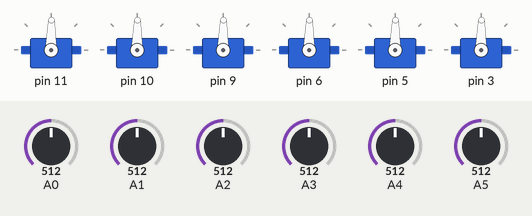
This sketch was run on a simulated Arduino Uno, built with avr-gcc and run on an emulated ATmega328P. Shown: 6 × servo. The inputs (shaded band) are chosen by the test bench; at power-on: A0 = 512, A1 = 512, A2 = 512, A3 = 512, A4 = 512, A5 = 512.

Above: at 1.2 s.
1.3 s: A0 set to 716
At 1.7 s:
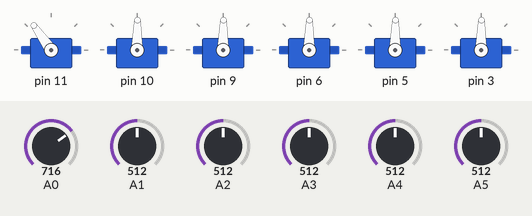
2.8 s: A1 set to 716
At 3.6 s:
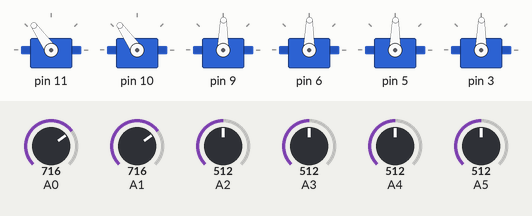
4.3 s: A2 set to 716
At 5.5 s:
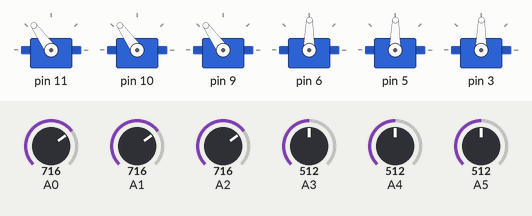
5.8 s: A3 set to 716
At 6.3 s:
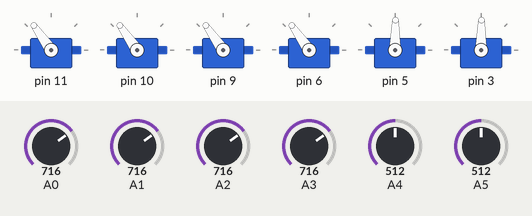
7.3 s: A4 set to 716
At 7.7 s:
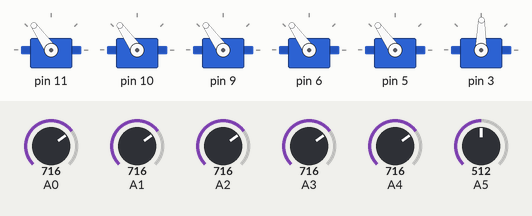
8.8 s: A5 set to 716
At 9.7 s:
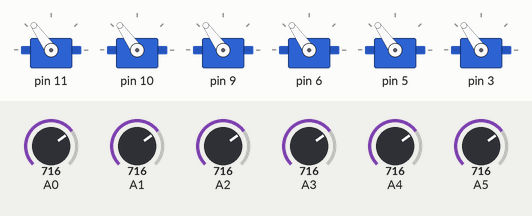
Timing chart, 0 to 11.3 s (numbered marks = the images above; inputs shaded):
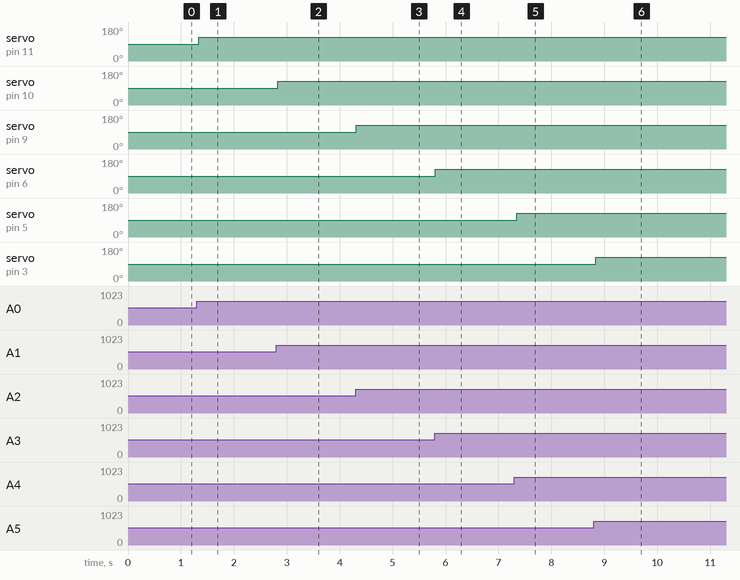

Measured:
- after the input at 1.3 s, servo on pin 11: 89° → 125° at once
- after the input at 2.8 s, servo on pin 10: 89° → 125° at once
- after the input at 4.3 s, servo on pin 9: 89° → 125° at once
- after the input at 5.8 s, servo on pin 6: 89° → 125° at once
- after the input at 7.3 s, servo on pin 5: 89° → 125° after 0.05 s
- after the input at 8.8 s, servo on pin 3: 89° → 125° at once

The sketch:

Mechatronic_Arm_Trimpot.ino
```cpp
#include <Servo.h>    // Use Servo library
//Version 1.0
//Date: 11/12/2014
//
// Cleaned up code for optimizing speed.
//
//Description: This is the first version of the controls code for my
//mechatronic arm. It features 6 servos controlled by PWM via 6 potentiometers.
//There are no feedback sensors in this version (i.e. it is an Open Feedback
//system).
//Desired Future Updates: Different controls to enable use of analog pins for
//sensors. Custom Function for each servo reading. Ability to remember patterns.
//Ability to add delays.
//Equipment: Arduino Uno

///////////////////////////////////////////////////////////////////////////////

// Servos array in order from bottom of the arm up
// Instantiate array
// shoulderRotate : Servo 1 - A0
// shoulderBend   : Servo 2 - A1
// elbow          : Servo 3 - A2
// wristBend      : Servo 4 - A3
// wristRotate    : Servo 5 - A4
// gripper        : Servo 6 - A5
Servo motor[6];


///////////////////////////////////////////////////////////////////////////////

void setup()
{
  //Connect servos to pwm pins
  motor[0].attach(11);
  motor[1].attach(10);
  motor[2].attach(9);
  motor[3].attach(6);
  motor[4].attach(5);
  motor[5].attach(3);
}

///////////////////////////////////////////////////////////////////////////////

void loop()
{
  for (int k = 0; k < 6; k++) {
    motor[k].write(map(analogRead(k), 0, 1023, 0, 179));
  }
  delay(50);
}

///////////////////////////////////////////////////////////////////////////////
```
